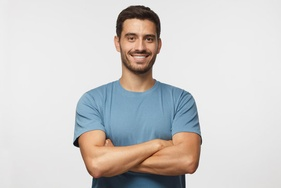
#> input picture Thai_tuan_TH3/Anh.jpg, 281 x 188 px, shrunk from 540 x 360 before the run
$ python PhanNguong.py
#> lines starting #> are read from the running program, lines starting #| are printed output that depends on the picture; after the words box and inside, x2 and y2 are one past the last pixel; in counts of white or black regions, pixels touching at a corner belong together
import cv2 as cv
import numpy as np
from matplotlib import pyplot as plt
from Anh import Anh

img = cv.imread(Anh)
#> img is the input picture: shape (188, 281, 3); mean B, G, R 204, 205.1, 207.1
imgColor = cv.cvtColor(img, cv.COLOR_BGR2RGB)

imgblur = cv.GaussianBlur(img, (3, 3), 0)

imggray=cv.cvtColor(imgblur, cv.COLOR_BGR2GRAY)
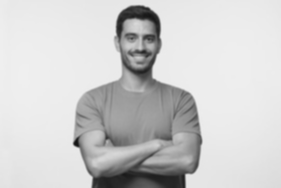
#> imggray: shape (188, 281); min 18, max 239, mean 205.6

ret1,th1=cv.threshold(imggray,127,255,cv.THRESH_BINARY)
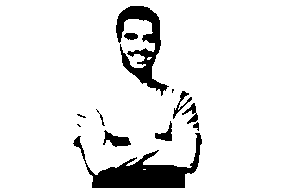
#> th1: shape (188, 281); 90.6% white; 12 black regions (3 under 20 px), largest, box (x1, y1, x2, y2) and area: (73, 133, 202, 188) 2473, (116, 6, 169, 96) 1683, (103, 130, 131, 147) 236

th2 = cv.adaptiveThreshold(imggray,255,cv.ADAPTIVE_THRESH_MEAN_C, cv.THRESH_BINARY,11,2)
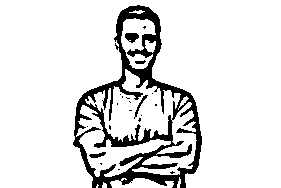
#> th2: shape (188, 281); 88% white; 21 black regions (16 under 20 px), largest, box (x1, y1, x2, y2) and area: (73, 5, 202, 188) 6036, (125, 33, 139, 43) 100, (134, 95, 148, 119) 62, (89, 152, 106, 158) 59, (135, 60, 146, 64) 30

ret2,th3=cv.threshold(imggray,127,255,cv.THRESH_BINARY+cv.THRESH_OTSU)
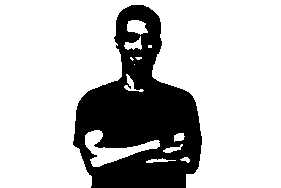
#> th3: shape (188, 281); 75.3% white; 1 black region, box (x1, y1, x2, y2) and area: (73, 5, 202, 188) 13037
#> ret2 = 178


imges=[imgColor,th1,th2,th3]

for i in range(4):
    plt.subplot(2,2,i+1)
    plt.imshow(imges[i])
    plt.title('Image'+str(i+1))
    plt.axis('off')
    plt.set_cmap('gray')
plt.show()


LIM=0
def update_lim(*args):
    global LIM
    LIM = cv.getTrackbarPos("LIM", "Binary")

cv.namedWindow("Binary")
cv.createTrackbar("LIM", "Binary", 0, 255, update_lim)

while True:
    ret3,imgbinary=cv.threshold(imggray, LIM, 255, cv.THRESH_BINARY)
#> imgbinary: shape (188, 281); every value is 255
#> ret3 = 0
    cv.imshow("Binary", imgbinary)
    if cv.waitKey(20)== ord("q"):
#> (key q is pressed here)
        break

cv.destroyAllWindows()
